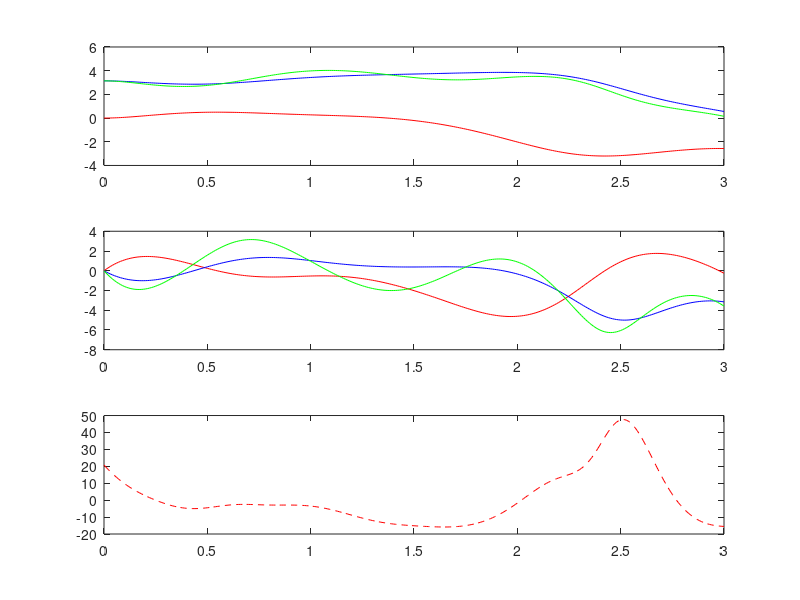

This chart was generated by the following MATLAB code: (Note: this script raises an error after producing the figure.)
clear all; clc
%{
The following code is used to design an optimal controller and estimator for 2 pendulem of
different length and mass on a single cart. The only acutator on this car
the motor that drives the linear position of the cart. 

We are attempting to swing up both the pendulem from the inital position of
all pendulem down to both pendulem up and stabilize

%}

%% Determine u_k and state
clear all; clc
load_prev = 1;
%{
Use code provided in NR Ch21 to generate x_k state, u_k, using adjoint
method for the swing up phase. This phase last about T = 3 seconds because 

0) Within this code, tune QT to drive error at T close to zero
1) Warm start: use an inital guess of u_k being all zeros
2) iterate the provided function with a new u_k until the state reach zero

%}

% T = 3; %approx sqrt(g/l) 
% 
% %initial guess of u_k being all zero 
% [u_k(:,1),x_k] = OptimizeTraj(T);
% 
% state_at_T(:,1) = x_k(1:6, end);
% 
% number_of_trial = 1;
% trial_number = 1:number_of_trial
% for i = trial_number
%     [u_k(:,i+1), x_k] = OptimizeTraj(T, u_k(:,i))
%     state_at_T(:,i+1) = x_k(1:6, end)
% end

%load previous trajectory if it is better
if load_prev == 1 
    clear all; clc;
    load("SavePoint3.mat")
    figure(1); clf; subplot(3,1,1); plot(t,x_k(1,:),'r-',t,x_k(2,:),'b-',t,x_k(3,:),'g-'); hold on;
              subplot(3,1,2); plot(t,x_k(4,:),'r-',t,x_k(5,:),'b-',t,x_k(6,:),'g-'); hold on;
              subplot(3,1,3); plot(t,u_k,'r--'); hold on;
end



%% Find A(t), E(t), B(t) for Each x_k

%compute for the state matrix E_t, A_t, B_t, C_t, D_t wrt time per timestep
%h

s.h=0.01; s.N=T/s.h; s.mc=10; t=[0:s.N]*s.h;               % STEP 0: initialize simulation
s.m1=1; s.L1=1;    s.ell1=s.L1; s.I1=s.m1*s.ell1^2/3; % system, & derived parameters
s.m2=0.5; s.L2=0.5;  s.ell2=s.L2; s.I2=s.m2*s.ell2^2/3; alpha=0.1;
s.B=[0; 0; 0; 1; 0; 0]; s.Q=diag([0 0 0 0 0 0]); s.R=0; s.QT=diag([5 40 10 .1 60 10]);

for i = 1:length(x_k)
    A_temp = Compute_A(x_k(:,i) ,s);
    A_t(i) = {A_temp};
end

for i = 1:length(x_k)
    E_temp = Compute_E(x_k(1:6,i),s);
    E_t(i) = {E_temp};
end

for i = 1:length(x_k)
    B_temp = [0; 0; 0; 1; 0; 0];
    B_t(i) = {B_temp};
end

for i = 1:length(x_k)
    C_temp = [[1 0 0  0   0   0];...
              [0 1 0  0   0   0];...
              [0 0 1  0   0   0];...
              [0 0 0  0   0   0];...
              [0 0 0  0   0   0];...
              [0 0 0  0   0   0]];
    C_t(i) = {C_temp};
end

%% Compute K_t using A, E, B, C

%{
 compute controller gain K(t) using differential ricatti equation, which
 can be solved using RK4 marching

%}
h = s.h; %timestep

R = .1; %controller cost
%Q = eye(6) %state deviation cost
 Q = [[1 0 0  0   0   0];...
      [0 5 0  0   0   0];...
      [0 0 5  0   0   0];...
      [0 0 0  1   0   0];...
      [0 0 0  0   1   0];...
      [0 0 0  0   0   1]];

X_t = {}; %allocate cell frame to store X at every time frame
X_t(length(u_k)) = {eye(6)} %X at T

%backward march to find X_t using RK4
for i = length(u_k):-1:2

f1 = KRiccati(E_t{i},A_t{i},B_t{i},X_t{i},R,Q);
f2 = KRiccati(E_t{i},A_t{i},B_t{i},X_t{i} - f1*h/2,R,Q);
f3 = KRiccati(E_t{i},A_t{i},B_t{i},X_t{i} - f2*h/2,R,Q);
f4 = KRiccati(E_t{i},A_t{i},B_t{i},X_t{i} - f3*h,R,Q);

X_t{i-1} = X_t{i} - h*(f1/6 + f2/3 + f3/3 + f4/6);

end

%find K_t using X_t
for i = 1:length(u_k)
    K_t(i) = {-inv(R)*B_t{i}'*X_t{i}}
end

%% Compute L_t using A, E, B, C

%{
 compute observer gain K(t) using differential ricatti equation, which
 can be solved using RK4 marching

%}

Q1 = eye(6); %covariance of state disturbance
Q2 = eye(6); %convariance of sensor noise 

P_t = {}; %allocate space for storage of P

P_t(1) = {eye(6)}; %intial estimation covariance

%forward march to find L(t) using RK4
for i = 1:1:length(u_k)

f1 = KRiccati(E_t{i},A_t{i},B_t{i},X_t{i},R,Q);
f2 = KRiccati(E_t{i},A_t{i},B_t{i},X_t{i} + f1*h/2,R,Q);
f3 = KRiccati(E_t{i},A_t{i},B_t{i},X_t{i} + f2*h/2,R,Q);
f4 = KRiccati(E_t{i},A_t{i},B_t{i},X_t{i} + f3*h,R,Q);

P_t{i+1} = P_t{i} + h*(f1/6 + f2/3 + f3/3 + f4/6);

end

%find P_t
for i = 1:length(u_k)
    L_t(i) = {-inv(P_t{i})*C_t{i}'*inv(Q2)}
end

%% Validation of K(t)

eigControl = {};
ControlSys = {};
for i = 1:length(u_k)
    ControlSys(i) = {inv(E_t{i})*A_t{i} + inv(E_t{i})* B_t{i}*K_t{i}};
   [evecK, eigControl{i}] = eig(ControlSys{i});
end

eigEstimate = {};
EstimateSys = {};
for i = 1:length(u_k)
    EstimateSys(i) = {A_t{i} + L_t{i}*C_t{i}};
   [evecL, eigEstimate{i}] = eig(EstimateSys{i});
end

%forward march of state x using control system
x_state(:, 1) = [0 pi pi 0 0 0]'; 

for i = 1:1:length(u_k)-1

f1 = ControlSys{i} * x_state(:, i);
f2 = ControlSys{i} * (x_state(:, i) + f1*h/2);
f3 = ControlSys{i} * (x_state(:, i) + f2*h/2);
f4 = ControlSys{i} * (x_state(:, i) + f3*h);

x_state(:,i+1) = x_state(i) + h*(f1/6 + f2/3 + f3/3 + f4/6);
%x_state(:,i+1) = x_state(i) + h*f1
end

for i = 1:length(u_k)
    u_input(i) = K_t{i} * x_state(:,i);
end

figure(1); subplot(3,1,1); plot(t,x_state(1,:),'r-',t,x_state(2,:),'b-',t,x_state(3,:),'g-');
                    subplot(3,1,2); plot(t,x_state(4,:),'r-',t,x_state(5,:),'b-',t,x_state(6,:),'g-');
                 subplot(3,1,3); plot(t, u_input);


